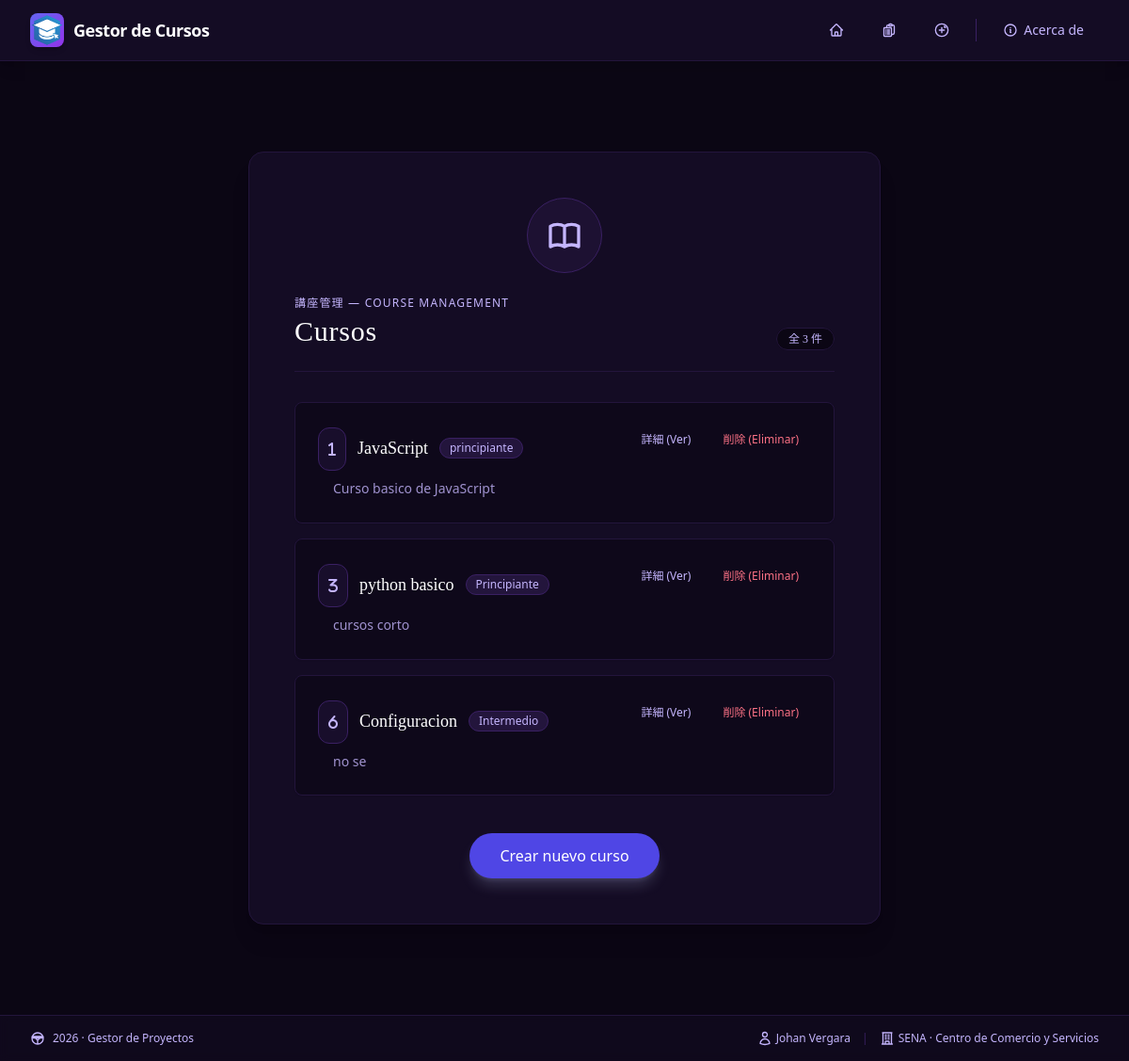
The app's page /cursos/, older data.
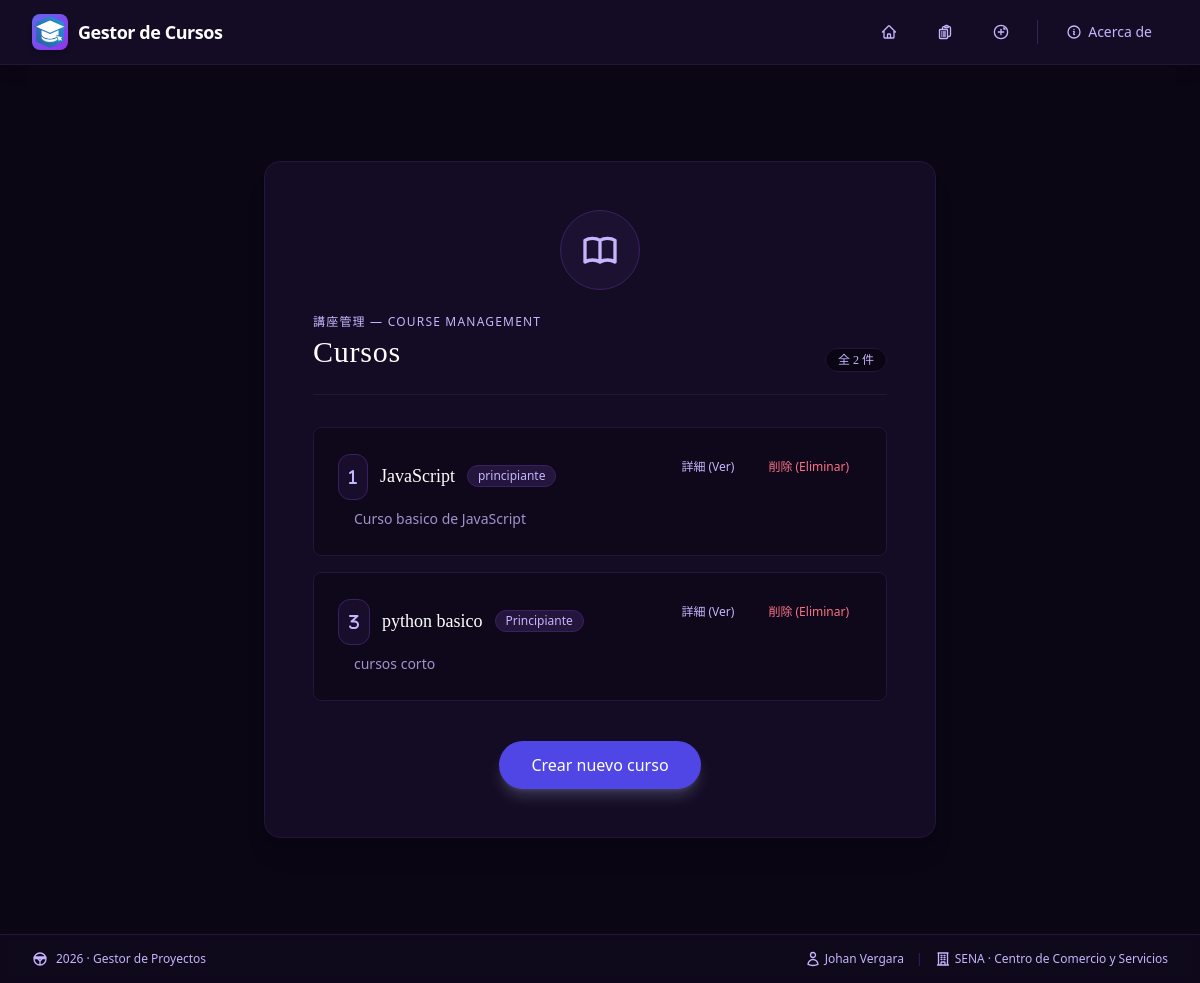
The same page, newer data.
### gestion_cursos/models.py (models this page shows)
class Cursos(models.Model):
    titulo = models.CharField(max_length=100) #Un campo de texto osea un (Varchar)
    descripcion = models.TextField() #Campo de texto blanco
    nivel = models.CharField(max_length=13)

### gestion_cursos/views.py (the view)
# urls.py: path('cursos/', views.cursos, name='cursos'),
def cursos(request):
    cursos = Cursos.objects.all()
    return render(request, 'cursos.html', {'cursos': cursos})

### gestion_cursos/templates/cursos.html (shortened to what this page needs)
{% extends 'layouts/base.html' %}
{% block content %}
<body class="bg-dark-purple-950 text-dark-purple-100 antialiased min-h-screen">
    <div class="text-center py-16 px-4">
        <div class="bg-dark-purple-900 rounded-2xl shadow-xl border border-dark-purple-800 p-8 sm:p-12 max-w-2xl mx-auto">
            <div class="w-20 h-20 bg-dark-purple-800/60 border border-dark-purple-700 rounded-full flex items-center justify-center mx-auto mb-6">
            </div>
            <main class="max-w-3xl mx-auto text-left">
                <header class="mb-8 pb-6 border-b border-dark-purple-800 flex justify-between items-end">
                    <div>
                        <span class="text-xs tracking-widest uppercase text-dark-purple-300 font-medium block mb-1">
                            講座管理 — Course Management
                        </span>
                        <h1 class="text-3xl font-jp-serif font-light tracking-wide text-white">
                            Cursos
                        </h1>
                    </div>
                    <div class="text-right">
                        <span class="text-xs font-jp-serif text-dark-purple-300 bg-dark-purple-950 px-3 py-1 rounded-full border border-dark-purple-800">
                            全 {{ cursos|length }} 件
                        </span>
                    </div>
                </header>
                <section aria-label="Lista de cursos" class="mb-10">
                    {% if cursos %}
                        <ul class="space-y-4">
                            {% for curso in cursos %}
                                <li class="bg-dark-purple-950/60 p-6 rounded-lg border border-dark-purple-800 shadow-sm transition-all duration-200 hover:border-dark-purple-500">
                                    <div class="flex flex-col sm:flex-row sm:items-start sm:justify-between gap-4">
                                        <div class="space-y-2 flex-1">
                                            <div class="flex items-center gap-3">
                                                <div class="bg-dark-purple-800/50 p-2.5 rounded-xl text-dark-purple-300 mt-0.5 border border-dark-purple-700">
                                                    <i class="fa-regular">{{curso.id}}</i>
                                                </div>
                                                <h2 class="text-lg font-jp-serif font-medium text-white">
                                                    {{ curso.titulo }}
                                                </h2>
                                                <span class="text-xs font-normal text-dark-purple-300 bg-dark-purple-800 px-2.5 py-0.5 rounded-full border border-dark-purple-700">
                                                    {{ curso.nivel }}
                                                </span>
                                            </div>
                                            <p class="text-sm text-dark-purple-300/80 font-light leading-relaxed pl-4">
                                                {{ curso.descripcion }}
                                            </p>
                                        </div>
                                        <div class="flex items-center gap-2 shrink-0 pt-3 sm:pt-0 border-t sm:border-t-0 border-dark-purple-800 pl-4 sm:pl-0">
                                            <a href="{%url 'ver_curso' curso.id%}"
                                               class="text-xs font-medium text-dark-purple-300 hover:text-white px-3 py-1.5 rounded transition-colors hover:bg-dark-purple-800 border border-transparent hover:border-dark-purple-700">
                                                詳細 (Ver)
                                            </a>
                                            <a href="{%url 'eliminar_curso' curso.id%}"
                                               class="text-xs font-medium text-rose-400 hover:text-rose-200 px-3 py-1.5 rounded transition-colors hover:bg-rose-950/50 border border-transparent hover:border-rose-900">
                                                削除 (Eliminar)
                                            </a>
                                        </div>
                                    </div>
                                </li>
                            {% endfor %}
                        </ul>
                    {% else %}
                        <div class="text-center py-12 bg-dark-purple-950/40 rounded-lg border border-dashed border-dark-purple-800">
                            <p class="text-dark-purple-300 text-sm font-jp-serif">無 — No hay cursos registrados actualmente.</p>
                        </div>
                    {% endif %}
                </section>
            </main>
            <a href="{%url 'nuevo_curso'%}" class="inline-block px-8 py-3 bg-indigo-600 text-white font-medium rounded-full shadow-lg shadow-indigo-200/20 hover:shadow-indigo-300/30 hover:bg-indigo-700 transition-all duration-200">
                Crear nuevo curso
            </a>
        </div>
    </div>
</body>
{% endblock %}

### gestion_cursos/templates/layouts/base.html (shortened to what this page needs)
{% load static %}
<!DOCTYPE html>
<html lang="es">
<head>
    <script src="https://cdn.tailwindcss.com"></script>
    <link rel="stylesheet"href="https://cdnjs.cloudflare.com/ajax/libs/font-awesome/6.0.0-beta3/css/all.min.css" />
</head>
<body class="antialiased text-slate-700 min-h-screen flex flex-col bg-dark-purple-950">
    <nav class="bg-dark-purple-900 border-b border-dark-purple-800 sticky top-0 z-50 shadow-lg">
        <div class="max-w-7xl mx-auto px-4 sm:px-6 lg:px-8">
            <div class="flex items-center justify-between h-16">
                <div class="flex items-center gap-3">
                    <div class="flex items-center gap-2.5">
                        <div class="w-9 h-9 bg-gradient-to-br from-indigo-500 to-purple-600 rounded-lg flex items-center justify-center shadow-md">
                             <img src="{% static 'img/logo.png' %}" alt="">
                        </div>
                        <span class="text-lg font-semibold text-white tracking-tight hidden sm:block">
                            Gestor de Cursos
                        </span>
                    </div>
                </div>
                <div class="flex items-center gap-1 sm:gap-2">
                    <a href="{% url 'home' %}"
                       class="nav-link inline-flex items-center gap-1.5 px-3 sm:px-4 py-2 text-sm font-medium text-dark-purple-300 hover:text-white hover:bg-dark-purple-800 rounded-lg transition-all">
                    </a>
                    <a href="{% url 'cursos' %}"
                       class="nav-link inline-flex items-center gap-1.5 px-3 sm:px-4 py-2 text-sm font-medium text-dark-purple-300 hover:text-white hover:bg-dark-purple-800 rounded-lg transition-all">
                    </a>
                    <a href="{% url 'nuevo_curso' %}"
                       class="nav-link inline-flex items-center gap-1.5 px-3 sm:px-4 py-2 text-sm font-medium text-dark-purple-300 hover:text-white hover:bg-dark-purple-800 rounded-lg transition-all">
                        <svg class="icon-sm w-4 h-4" fill="none" stroke="currentColor" stroke-width="2" viewBox="0 0 24 24" stroke-linecap="round" stroke-linejoin="round">
                            <circle cx="12" cy="12" r="10" />
                            <path d="M12 8v8" />
                            <path d="M8 12h8" />
                            <path d="M16 6l2 2" />
                            <path d="M18 6l-2 2" opacity="0.5" />
                        </svg>
                    </a>
                    <a href="{% url 'acerca-de' %}"
                       class="nav-link inline-flex items-center gap-1.5 px-3 sm:px-4 py-2 text-sm font-medium text-dark-purple-300 hover:text-white hover:bg-dark-purple-800 rounded-lg transition-all">
                        <svg class="icon-sm" fill="none" stroke="currentColor" stroke-width="2" viewBox="0 0 24 24" stroke-linecap="round" stroke-linejoin="round">
                            <path d="M11.25 11.25l.041-.02a.75.75 0 0 1 1.063.852l-.708 2.836a.75.75 0 0 0 1.063.853l.041-.021M21 12a9 9 0 1 1-18 0 9 9 0 0 1 18 0Zm-9-3.75h.008v.008H12V8.25Z" />
                        </svg>
                        <span class="hidden sm:inline">Acerca de</span>
                    </a>
                </div>
            </div>
        </div>
    </nav>
    <main class="flex-1 w-full flex items-center justify-center py-6 md:py-8">
        <div class="w-full max-w-4xl px-4 sm:px-6 lg:px-8">
            {% block content %}
            {% endblock %}
        </div>
    </main>
    <footer class="mt-auto border-t border-dark-purple-800 bg-dark-purple-900/50 backdrop-blur-sm">
        <div class="max-w-7xl mx-auto px-4 sm:px-6 lg:px-8 py-4">
            <div class="flex flex-col sm:flex-row items-center justify-between gap-2 text-xs text-dark-purple-300">
                <span class="flex items-center gap-2">
                    2026 · Gestor de Proyectos
                </span>
                <span class="flex items-center gap-3">
                    <span class="flex items-center gap-1">
                        <svg class="icon-sm" fill="none" stroke="currentColor" stroke-width="2" viewBox="0 0 24 24" stroke-linecap="round" stroke-linejoin="round">
                            <path d="M15.75 6a3.75 3.75 0 1 1-7.5 0 3.75 3.75 0 0 1 7.5 0ZM4.501 20.118a7.5 7.5 0 0 1 14.998 0A17.933 17.933 0 0 1 12 21.75c-2.676 0-5.216-.584-7.499-1.632Z" />
                        </svg>
                        Johan Vergara
                    </span>
                    <span class="hidden sm:inline text-dark-purple-700">|</span>
                    <span class="hidden sm:flex items-center gap-1">
                        SENA · Centro de Comercio y Servicios
                    </span>
                </span>
            </div>
        </div>
    </footer>
</body>
</html>

### gestion_cursos/templates/layouts/base.html (style rules this page uses)
.nav-link { transition: all 0.15s ease; }
.icon-sm { width: 1rem; height: 1rem; flex-shrink: 0; }

Row changes from the older to the newer data that the page shows:
removed Cursos: id "6", titulo "Configuracion", nivel "Intermedio", descripcion "no se"
Text that changed along with them:
{{ cursos|length }}: "3" → "2"
